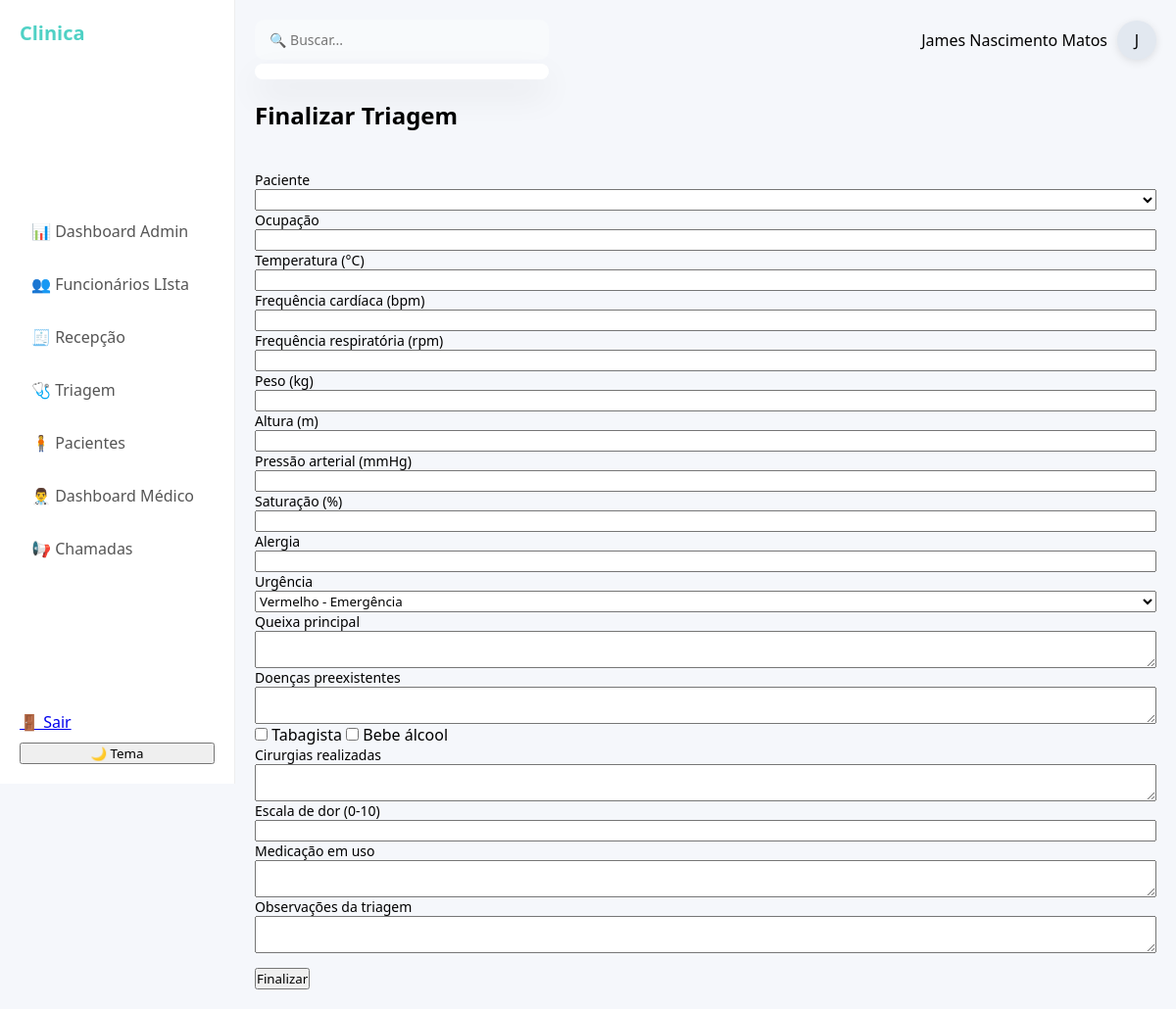
The page /triagem/novo (signed in) on the database as committed earlier.
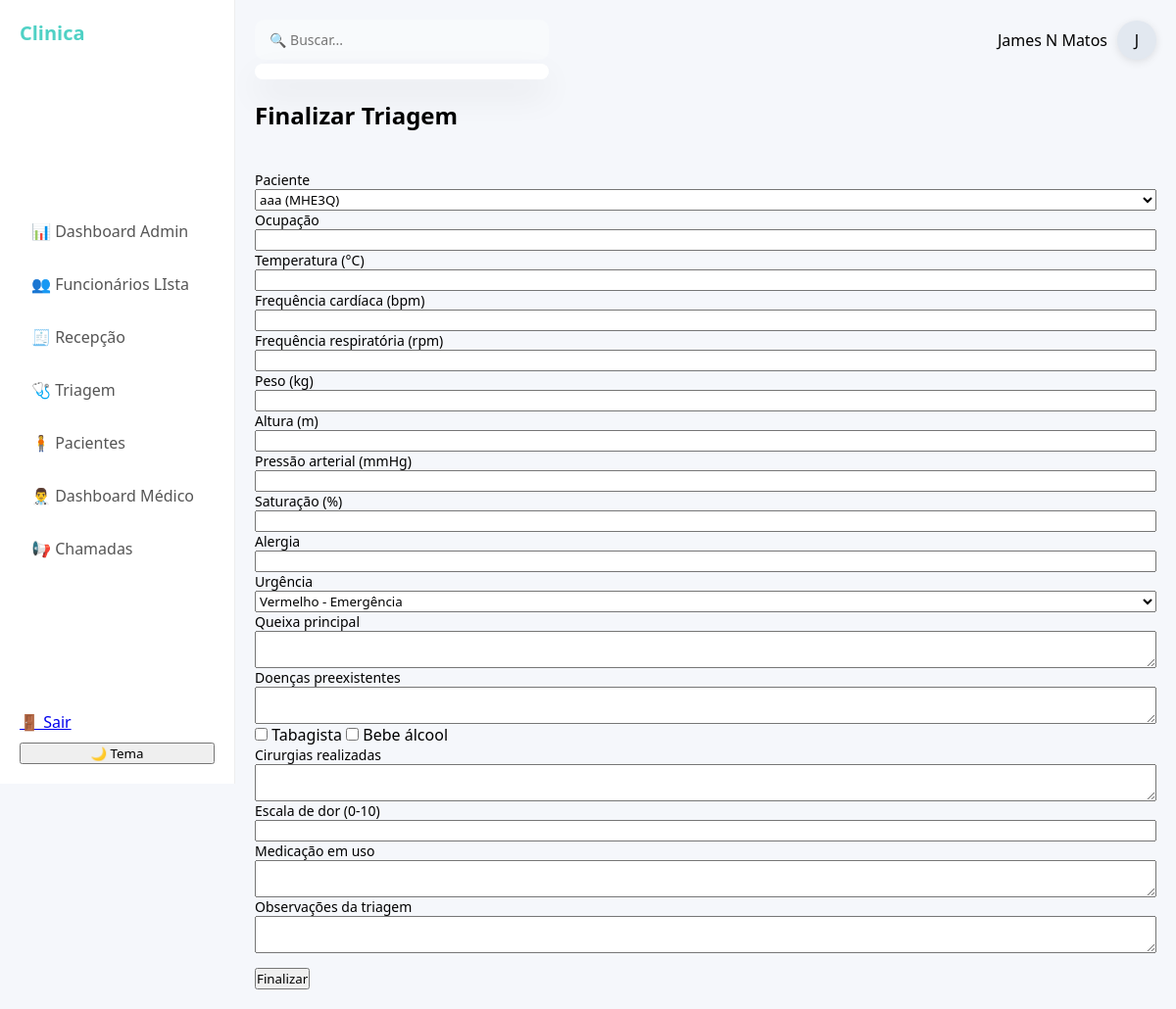
The same page on the database as committed later.
### model.py (models this page shows)
class Funcionarios(UserMixin, db1.Model):
    __tablename__ = 'funcionarios'
    id = db1.Column(db1.Integer, primary_key=True)
    nome_completo = db1.Column(db1.String(100), nullable=False)
    usuario = db1.Column(db1.String(70), nullable=False, unique=True)
    funcao = db1.Column(db1.String(30), nullable=False)
    senha = db1.Column(db1.String(200), nullable=False)
    sexo = db1.Column(db1.String(15), nullable=True)
    email = db1.Column(db1.String(120), unique=True, nullable=False)
    data_criacao = db1.Column(db1.DateTime, default=datetime.utcnow)
    cpf = db1.Column(db1.String(14), unique=True, nullable=True)
    telefone = db1.Column(db1.String(20), nullable=True)
    data_nascimento = db1.Column(db1.Date, nullable=True)
    ultimo_login = db1.Column(db1.DateTime, nullable=True)
    ultimo_logout = db1.Column(db1.DateTime)
    online = db1.Column(db1.Boolean, default=False)
    foto = db1.Column(db1.String(200))

### main.py (the view, shortened to what this page needs)
@app.route("/triagem/novo", methods=["GET", "POST"])
@login_required
def triagem_novo():
    require_role("enfermeiro", "administrador")
    recepcao_id = request.args.get("recepcao_id")
    form = TriagemForm()
    pacientes_disponiveis = (
        Recepcao.query
        .outerjoin(Triagem)
        .filter((Triagem.finalizado_triagem == False) | (Triagem.id == None))
        .order_by(Recepcao.nome_completo)
        .all()
    )
    form.recepcao_id.choices = [(p.id, f"{p.nome_completo} ({p.id})") for p in pacientes_disponiveis]
    paciente = db1.session.get(Recepcao, recepcao_id) if recepcao_id else None
    if form.errors:
        print("Erros do formulário:", form.errors)
    return render_template(
        "triagem/form.html",
        form=form,
        action="Finalizar",
        recepcao_id=recepcao_id,
        paciente=paciente
    )

### main.py (called while the page is built)
@lg.user_loader
def load_user(user_id):
    try:
        return db1.session.get(Funcionarios, int(user_id))
    except Exception:
        return None

def check_role(*roles):
    func = (current_user.funcao or "").strip().lower()
    return func in [r.lower() for r in roles]

def require_role(*roles):
    if not check_role(*roles):
        abort(403)

### templates/triagem/form.html (shortened to what this page needs)
{% extends "base.html" %}
{% block content %}
<h1 class="titulo">{{ action }} Triagem</h1>
<form method="POST" class="form-custom">
<div class="form-group">
    <label>Paciente</label>
    <select name="{{ form.recepcao_id.name }}" class="input-custom">
        {% for id, nome in form.recepcao_id.choices %}
            <option value="{{ id }}" {% if id == recepcao_id %}selected{% endif %}>
                {{ nome }}
            </option>
        {% endfor %}
    </select>
</div>
    <div class="form-group">{{ form.ocupacao.label }} {{ form.ocupacao(class="input-custom") }}</div>
    <div class="linha-dupla">
        <div class="form-group">{{ form.temperatura.label }} {{ form.temperatura(class="input-custom") }}</div>
        <div class="form-group">{{ form.freq_cardiaca.label }} {{ form.freq_cardiaca(class="input-custom") }}</div>
    </div>
    <div class="linha-dupla">
        <div class="form-group">{{ form.freq_respiratoria.label }} {{ form.freq_respiratoria(class="input-custom") }}</div>
        <div class="form-group">{{ form.peso.label }} {{ form.peso(class="input-custom") }}</div>
    </div>
    <div class="linha-dupla">
        <div class="form-group">{{ form.altura.label }} {{ form.altura(class="input-custom") }}</div>
        <div class="form-group">{{ form.pressao_arterial.label }} {{ form.pressao_arterial(class="input-custom") }}</div>
    </div>
    <div class="linha-dupla">
        <div class="form-group">{{ form.saturacao.label }} {{ form.saturacao(class="input-custom") }}</div>
        <div class="form-group">{{ form.alergia.label }} {{ form.alergia(class="input-custom") }}</div>
    </div>
    <div class="form-group">{{ form.urgencia_triagem.label }} {{ form.urgencia_triagem(class="input-custom") }}</div>
    <div class="form-group">{{ form.queixa_principal.label }} {{ form.queixa_principal(class="textarea-custom") }}</div>
    <div class="form-group">{{ form.doencas_pre_existentes.label }} {{ form.doencas_pre_existentes(class="textarea-custom") }}</div>
    <div class="checkbox-group">
        {{ form.tabagista() }} <label>{{ form.tabagista.label }}</label>
        {{ form.bebida_alcoolica() }} <label>{{ form.bebida_alcoolica.label }}</label>
    </div>
    <div class="form-group">{{ form.cirugia_realizada.label }} {{ form.cirugia_realizada(class="textarea-custom") }}</div>
    <div class="linha-dupla">
        <div class="form-group">{{ form.escala_de_dor.label }} {{ form.escala_de_dor(class="input-custom") }}</div>
        <div class="form-group">{{ form.toma_medicacao.label }} {{ form.toma_medicacao(class="textarea-custom") }}</div>
 </div>
 <div class="form-group">{{ form.observacoes_triagem.label }} {{ form.observacoes_triagem(class="textarea-custom") }}</div>
<button type="submit" class="btn" style="margin-top: 15px;">
    {{ action }}
</button>
</form>
{% endblock %}

### templates/base.html (shortened to what this page needs)
<!DOCTYPE html>
<html lang="pt-BR">
<head>
    <link rel="stylesheet" href="{{ url_for('static', filename='css/style.css') }}">
</head>
<body>
<div class="app">
    <aside class="sidebar">
        <h2 class="logo">Clinica</h2>
        {% set func = (current_user.funcao or "").strip().lower() %}
        <nav>
            {% if func == "administrador" %}
                <a href="{{ url_for('admin_dashboard') }}">📊 Dashboard Admin</a>
                <a href="{{ url_for('funcionarios_list') }}">👥 Funcionários LIsta</a>
                <a href="{{ url_for('recepcao_list') }}">🧾 Recepção</a>
                <a href="{{ url_for('triagem') }}">🩺 Triagem</a>
                <a href="{{ url_for('dash_pacientes') }}">🧍 Pacientes</a>
                <a href="{{ url_for('dashboard_medico') }}">👨‍⚕️ Dashboard Médico</a>
                <a href="{{ url_for('painel_senha') }}">📢 Chamadas</a>
            {% endif %}
        </nav>
        <div class="sidebar-bottom">
            <a href="{{ url_for('sair') }}">🚪 Sair</a>
            <button onclick="toggleTheme()">🌙 Tema</button>
        </div>
    </aside>
    <main class="main">
        <header class="topbar">
            <div class="search-box">
    <input
        type="text"
        id="buscaGlobal"
        placeholder="🔍 Buscar..."
        class="search"
        autocomplete="off"
    >
    <div id="resultadoBusca" class="resultado-busca"></div>
</div>
            <div class="profile">
                <span>{{ current_user.nome_completo }}</span>
                <div class="avatar">
    {% if current_user.foto %}
        <img src="{{ current_user.foto }}">
    {% else %}
        <span>
            {{ current_user.nome_completo[:1] }}
        </span>
    {% endif %}
</div>
            </div>
        </header>
        <section class="content">
            {% block content %}{% endblock %}
        </section>
    </main>
</div>
</body>
</html>

Rows that differ between the two databases and show on the page:
changed Funcionarios: nome_completo "James Nascimento Matos" → "James N Matos"
Other text that changed with them:
form field recepcao_id: (not shown) → "aaa (MHE3Q)"
